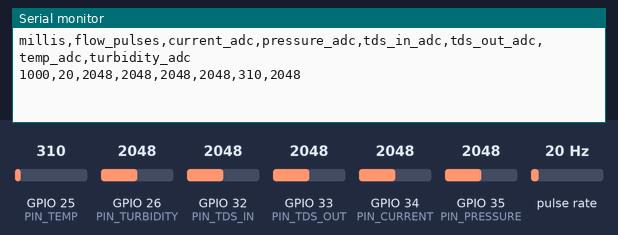
Recording of a sketch running on a simulated ESP32. On the bench: the last lines printed to the serial monitor. Wiring (inferred from the names in the program): pulse sensor: data GPIO 27. The test bench sets the inputs (shaded band); at power-on: pulse rate 20 Hz, GPIO 25 (PIN_TEMP) = 310, GPIO 26 (PIN_TURBIDITY) = 2048, GPIO 32 (PIN_TDS_IN) = 2048, GPIO 33 (PIN_TDS_OUT) = 2048, GPIO 34 (PIN_CURRENT) = 2048, GPIO 35 (PIN_PRESSURE) = 2048.

Above: at 1.2 s.
1.3 s: pulse rate (sensor on GPIO 27) set to 4 Hz
At 2.6 s:
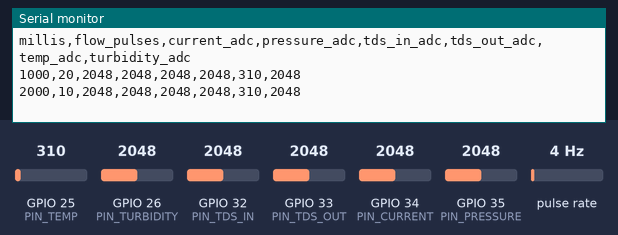
2.8 s: GPIO 25 (PIN_TEMP) set to 372
At 3.8 s:
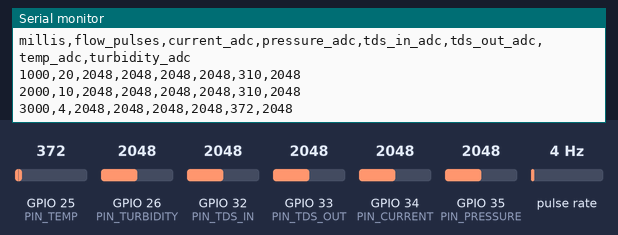
4.3 s: GPIO 26 (PIN_TURBIDITY) set to 2866
At 5.6 s:
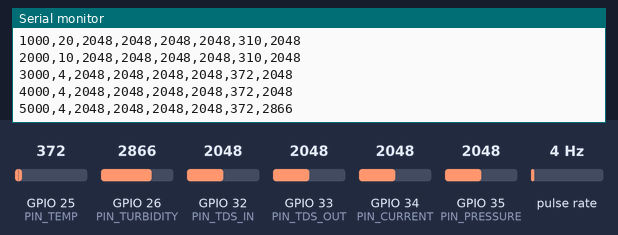
5.8 s: GPIO 32 (PIN_TDS_IN) set to 2866
At 6.4 s:
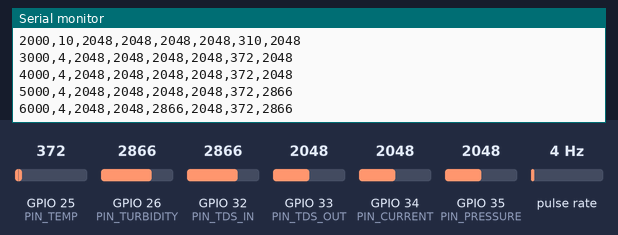
7.3 s: GPIO 33 (PIN_TDS_OUT) set to 2866
At 8.6 s:
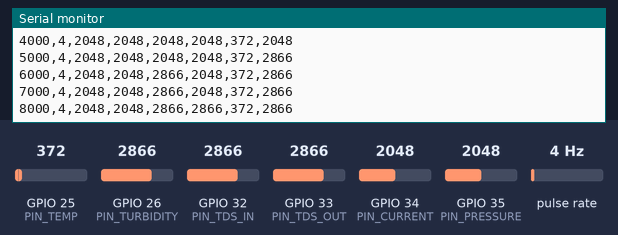
8.8 s: GPIO 34 (PIN_CURRENT) set to 2866
At 9.8 s:
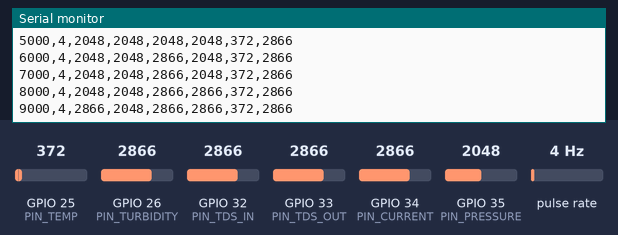
Timing chart, 0 to 11.3 s (numbered marks = the images above; inputs shaded):
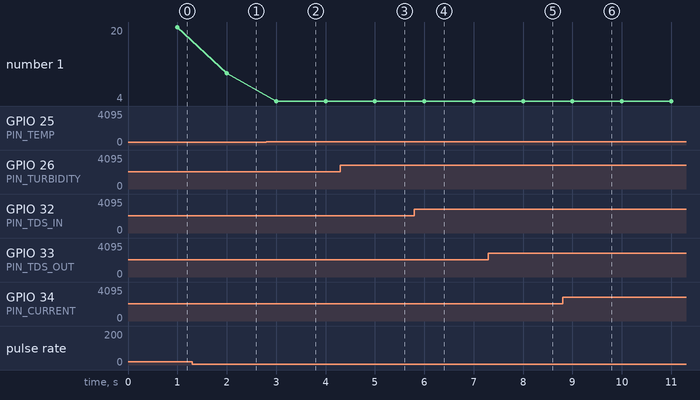

Measured:
- after the input at 1.3 s, the serial monitor: prints a new line after 0.70 s (image 1)
- after the input at 2.8 s, the serial monitor: prints a new line after 0.20 s (image 2)
- after the input at 4.3 s, the serial monitor: prints a new line after 0.70 s (image 3)
- after the input at 5.8 s, the serial monitor: prints a new line after 0.20 s (image 4)
- after the input at 7.3 s, the serial monitor: prints a new line after 0.70 s (image 5)
- after the input at 8.8 s, the serial monitor: prints a new line after 0.20 s (image 6)
- plotted number 1: 20 → 10 after the input at 1.3 s

The sketch:

logger.ino
```cpp
/*
 * Proposed ESP32-class logger sketch. Wire map and rates must be checked against
 * selected sensor boards before powering a wet rig. Emits one CSV header and row
 * per sample; timestamps are monotonic milliseconds plus an externally synced
 * ISO timestamp field supplied by the host during the calibration session.
 *
 * Suggested acquisition: analog current at 100 Hz with a one-second RMS window;
 * pulse flow, TDS, temperature, turbidity, and pressure at 1 Hz. This sketch is
 * an interface template and intentionally refuses to invent board-specific ADC
 * calibration constants.
 */
#include <Arduino.h>

constexpr uint32_t SAMPLE_MS = 1000;
constexpr int PIN_FLOW = 27;
constexpr int PIN_CURRENT = 34;
constexpr int PIN_PRESSURE = 35;
constexpr int PIN_TDS_IN = 32;
constexpr int PIN_TDS_OUT = 33;
constexpr int PIN_TEMP = 25;
constexpr int PIN_TURBIDITY = 26;

volatile uint32_t flowPulses = 0;
uint32_t lastSample = 0;

void IRAM_ATTR onFlowPulse() { ++flowPulses; }

void setup() {
  Serial.begin(115200);
  pinMode(PIN_FLOW, INPUT_PULLUP);
  attachInterrupt(digitalPinToInterrupt(PIN_FLOW), onFlowPulse, FALLING);
  Serial.println("millis,flow_pulses,current_adc,pressure_adc,tds_in_adc,tds_out_adc,temp_adc,turbidity_adc");
}

void loop() {
  const uint32_t now = millis();
  if (now - lastSample >= SAMPLE_MS) {
    noInterrupts();
    const uint32_t pulses = flowPulses;
    flowPulses = 0;
    interrupts();
    Serial.printf("%lu,%lu,%d,%d,%d,%d,%d,%d\n", (unsigned long)now,
                  (unsigned long)pulses, analogRead(PIN_CURRENT), analogRead(PIN_PRESSURE),
                  analogRead(PIN_TDS_IN), analogRead(PIN_TDS_OUT), analogRead(PIN_TEMP),
                  analogRead(PIN_TURBIDITY));
    lastSample = now;
  }
}
```
